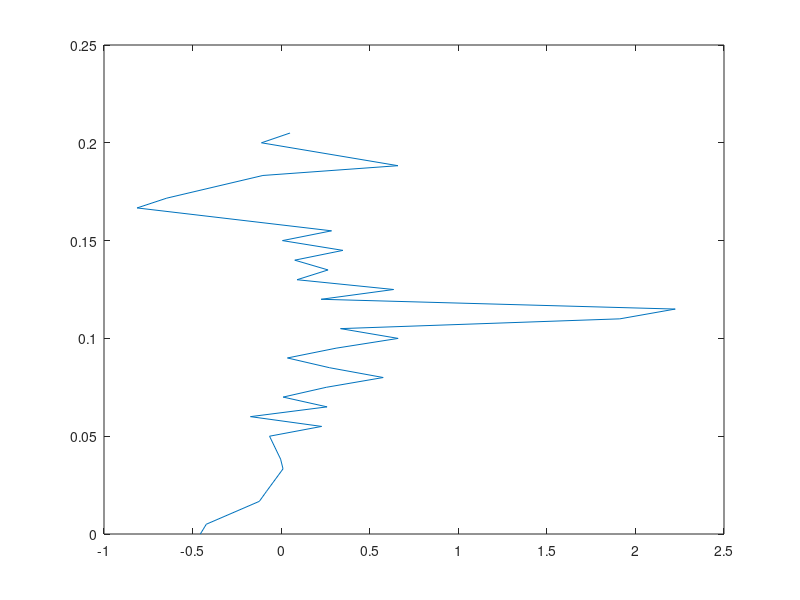

MATLAB code for this plot: (Note: this script raises an error after producing the figure.)
% http://brennen.caltech.edu/fluidbook/externalflows/drag/dragNwake.pdf
load("alpha_0_wake_pressure_test.mat")
alpha = 0;
RHO = 1.225; % kg/m^3
locations_a = [0, 1.67 3.33 5 6 7 8 9 10 11 12 13 14 15 16.67 18.33, 20] + 0.5; % Raised position
locations_b = [0, 1.67 3.33 5 6 7 8 9 10 11 12 13 14 15 16.67 18.33, 20]; % Lowered position

combined_locations = [locations_b; locations_a]; % indices in ascending order
combined_locations = combined_locations(:) / 100; % locations in m
combined_rakes = [p_cal_wake_2; p_cal_wake_1];
combined_rakes = combined_rakes(:);
velocities = sqrt(2 * combined_rakes / RHO);

plot(V_mps - velocities, combined_locations)
title("Wake Velocity Profile for $\alpha$ = " + sprintf("%d", alpha) + "$^\circ$", "interpreter", "latex")
xlabel("Velocity Deficit (m/s)", "interpreter", "latex")
ylabel("Vertical Position (m)", "interpreter", "latex")

drag = RHO * trapz(combined_locations,  velocities .* (V_mps - velocities));
c_D = drag / (1/2 * RHO * V_mps^2 * 0.1);
fprintf("D = %f N, CD = %f for AoA = %d", drag, c_D, alpha);
